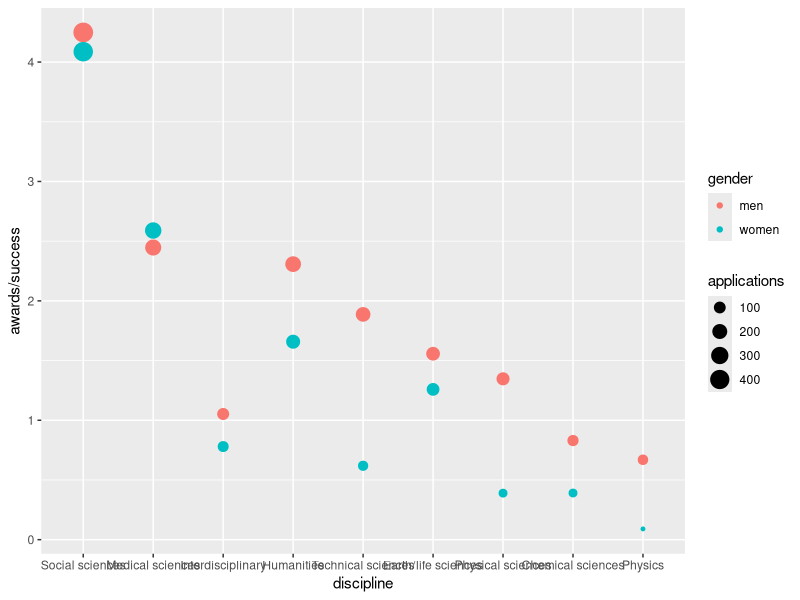
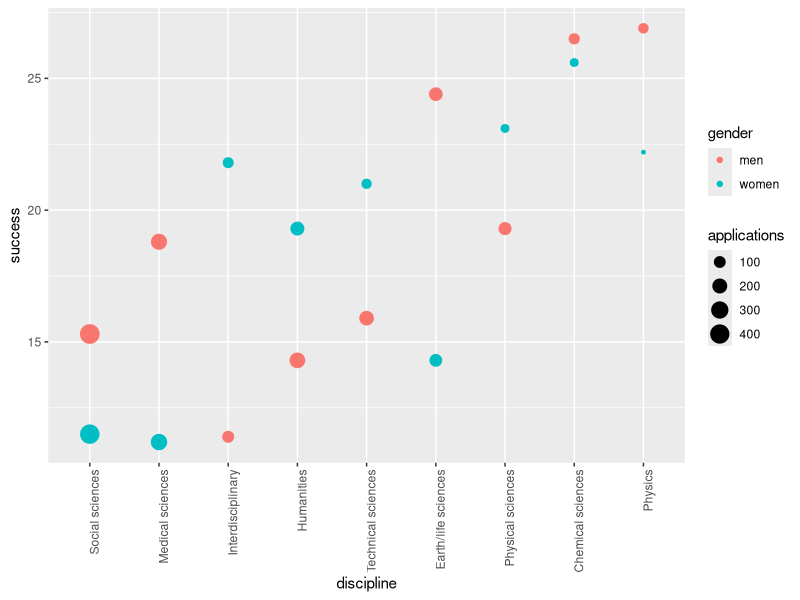

These charts were generated, in order, by the following R code:
library(dslabs)
library (tidyverse)
library(broom)
data("research_funding_rates")
research_funding_rates

#Construct a two-by-two table of gender (men/women) by award status (awarded/not) 
#using the total numbers across all disciplines.
#What is the number of men not awarded?

men_awards <- research_funding_rates %>% 
  select(applications_men, awards_men, awards_total)
tidy(men_awards)

sum(men_awards$applications_men)- sum(men_awards$awards_men)

women_awards <- research_funding_rates %>% 
  select(applications_women, awards_women, awards_total)
tidy(women_awards)

sum(women_awards$applications_women)- sum(women_awards$awards_women)

#la respuesta mostraba hacerlo así:
two_by_two <- research_funding_rates %>% 
  select(-discipline) %>% 
  summarize_all(funs(sum)) %>%
  summarize(yes_men = awards_men, 
            no_men = applications_men - awards_men, 
            yes_women = awards_women, 
            no_women = applications_women - awards_women) %>%
  gather %>%
  separate(key, c("awarded", "gender")) %>%
  spread(gender, value)
two_by_two

#Use the two-by-two table from Question 1 to compute the percentages of men awarded versus women awarded.
#What is the percentage of men awarded?
two_by_two %>% 
  mutate(men = round(men/sum(men)*100, 1), women = round(women/sum(women)*100, 1)) %>%
  filter(awarded == "yes") %>%
  pull(men)

two_by_two %>% 
  mutate(men = round(men/sum(men)*100, 1), women = round(women/sum(women)*100, 1)) %>%
  filter(awarded == "yes") %>%
  pull(women)

#Run a chi-squared test on the two-by-two table to determine whether the difference in the two success rates
#is significant. (You can use tidy() to turn the output of chisq.test() into a data frame as well.)
#What is the p-value of the difference in funding rate?

two_by_two %>% select(-awarded) %>% chisq.test() %>% tidy() %>% pull(p.value)

#There may be an association between gender and funding.
#But can we infer causation here? Is gender bias causing this observed difference?
#The response to the original paper claims that what we see here is similar to the UC Berkeley admissions example.
#Specifically they state that this 
#"could be a prime example of Simpson’s paradox; if a higher percentage of women apply for grants"
#"in more competitive scientific disciplines, then an analysis across all disciplines could incorrectly"
#"show 'evidence' of gender inequality."

#To settle this dispute, use this dataset with number of applications, awards, and success rate for each gender:

dat <- research_funding_rates %>% 
  mutate(discipline = reorder(discipline, success_rates_total)) %>%
  rename(success_total = success_rates_total,
         success_men = success_rates_men,
         success_women = success_rates_women) %>%
  gather(key, value, -discipline) %>%
  separate(key, c("type", "gender")) %>%
  spread(type, value) %>%
  filter(gender != "total")
dat

#To check if this is a case of Simpson's paradox, plot the success rates versus disciplines,
#which have been ordered by overall success, with colors to denote the genders and size to
#denote the number of applications.

dat %>% ggplot(aes(discipline,awards/success, col=gender, size=applications))+
  geom_point()


dat %>% 
  ggplot(aes(discipline, success, size = applications, color = gender)) + 
  theme(axis.text.x = element_text(angle = 90, hjust = 1)) +
  geom_point()
